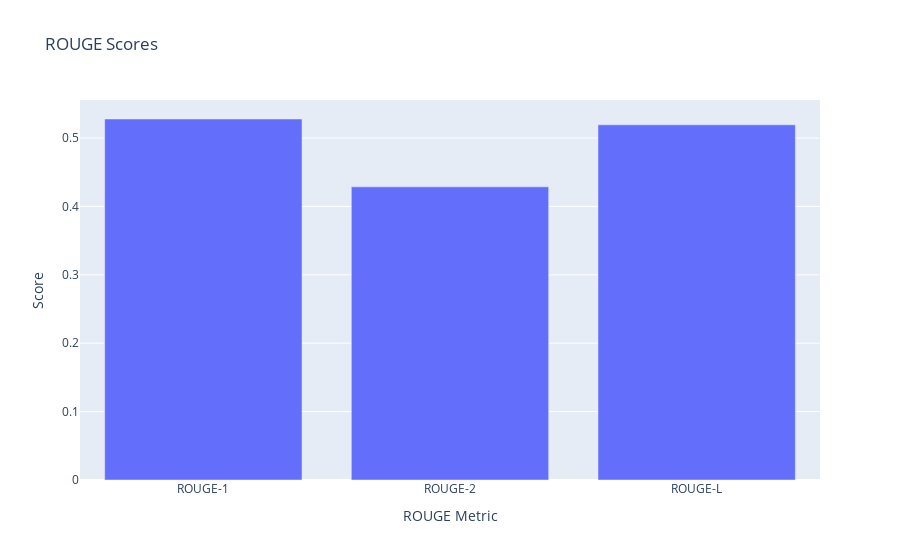

Notebook code cell kept with this figure:
### Code cell
# Plot the ROUGE scores
fig = px.bar(scores_df, x='ROUGE Metric', y='Score', title='ROUGE Scores')
fig.show()

### Figure 1 — Plotly figure (JSON) as saved in the notebook; plotly's stock layout.template omitted (floating-point values rounded to 4 significant figures)
{"data": [{"alignmentgroup": "True", "hovertemplate": "ROUGE Metric=%{x}<br>Score=%{y}<extra></extra>", "legendgroup": "", "marker": {"color": "#636efa", "pattern": {"shape": ""}}, "name": "", "offsetgroup": "", "orientation": "v", "showlegend": false, "textposition": "auto", "type": "bar", "x": ["ROUGE-1", "ROUGE-2", "ROUGE-L"], "xaxis": "x", "y": [0.5278, 0.4286, 0.5193], "yaxis": "y"}], "layout": {"barmode": "relative", "legend": {"tracegroupgap": 0}, "title": {"text": "ROUGE Scores"}, "xaxis": {"anchor": "y", "domain": [0, 1], "title": {"text": "ROUGE Metric"}}, "yaxis": {"anchor": "x", "domain": [0, 1], "title": {"text": "Score"}}}}
